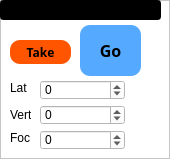
     <widget class="QFrame" name="frame_9">
      <property name="styleSheet">
       <string notr="true">background-color: rgb(255, 255, 255);</string>
      </property>
      <property name="frameShape">
       <enum>QFrame::StyledPanel</enum>
      </property>
      <property name="frameShadow">
       <enum>QFrame::Raised</enum>
      </property>
      <widget class="QPushButton" name="take5">
       <property name="geometry">
        <rect>
         <x>10</x>
         <y>40</y>
         <width>61</width>
         <height>24</height>
        </rect>
       </property>
       <property name="font">
        <font>
         <family>Trebuchet MS</family>
         <weight>75</weight>
         <bold>true</bold>
        </font>
       </property>
       <property name="styleSheet">
        <string notr="true">background-color:  rgb(255, 85, 0);
border-radius:10px</string>
       </property>
       <property name="text">
        <string>Take</string>
       </property>
      </widget>
      <widget class="QSpinBox" name="ABSLatref5">
       <property name="geometry">
        <rect>
         <x>40</x>
         <y>80</y>
         <width>85</width>
         <height>20</height>
        </rect>
       </property>
       <property name="minimum">
        <number>-1000000000</number>
       </property>
       <property name="maximum">
        <number>1000000000</number>
       </property>
       <property name="singleStep">
        <number>1000</number>
       </property>
      </widget>
      <widget class="QLineEdit" name="posText5">
       <property name="geometry">
        <rect>
         <x>0</x>
         <y>0</y>
         <width>161</width>
         <height>20</height>
        </rect>
       </property>
       <property name="font">
        <font>
         <family>Arial</family>
         <pointsize>12</pointsize>
         <weight>75</weight>
         <bold>true</bold>
        </font>
       </property>
       <property name="styleSheet">
        <string notr="true">background-color: rgb(0, 0, 0);
color: rgb(255, 255, 0);</string>
       </property>
       <property name="text">
        <string/>
       </property>
      </widget>
      <widget class="QSpinBox" name="ABSFocref5">
       <property name="geometry">
        <rect>
         <x>40</x>
         <y>130</y>
         <width>85</width>
         <height>20</height>
        </rect>
       </property>
       <property name="minimum">
        <number>-1000000000</number>
       </property>
       <property name="maximum">
        <number>1000000000</number>
       </property>
       <property name="singleStep">
        <number>1000</number>
       </property>
      </widget>
      <widget class="QLabel" name="label_24">
       <property name="geometry">
        <rect>
         <x>10</x>
         <y>80</y>
         <width>21</width>
         <height>16</height>
        </rect>
       </property>
       <property name="styleSheet">
        <string notr="true">background-color: rgb(255, 255, 255);</string>
       </property>
       <property name="text">
        <string>Lat</string>
       </property>
      </widget>
      <widget class="QSpinBox" name="ABSVertref5">
       <property name="geometry">
        <rect>
         <x>40</x>
         <y>105</y>
         <width>85</width>
         <height>20</height>
        </rect>
       </property>
       <property name="minimum">
        <number>-1000000000</number>
       </property>
       <property name="maximum">
        <number>1000000000</number>
       </property>
       <property name="singleStep">
        <number>1000</number>
       </property>
      </widget>
      <widget class="QPushButton" name="Pos5">
       <property name="geometry">
        <rect>
         <x>80</x>
         <y>25</y>
         <width>61</width>
         <height>51</height>
        </rect>
       </property>
       <property name="palette">
        <palette>
         <active>
          <colorrole role="WindowText">
           <brush brushstyle="SolidPattern">
            <color alpha="255">
             <red>0</red>
             <green>0</green>
             <blue>0</blue>
            </color>
           </brush>
          </colorrole>
          <colorrole role="Button">
           <brush brushstyle="SolidPattern">
            <color alpha="255">
             <red>85</red>
             <green>170</green>
             <blue>255</blue>
            </color>
           </brush>
          </colorrole>
          <colorrole role="Light">
           <brush brushstyle="SolidPattern">
            <color alpha="255">
             <red>154</red>
             <green>154</green>
             <blue>255</blue>
            </color>
           </brush>
          </colorrole>
          <colorrole role="Midlight">
           <brush brushstyle="SolidPattern">
            <color alpha="255">
             <red>102</red>
             <green>102</green>
             <blue>245</blue>
            </color>
           </brush>
          </colorrole>
          <colorrole role="Dark">
           <brush brushstyle="SolidPattern">
            <color alpha="255">
             <red>25</red>
             <green>25</green>
             <blue>118</blue>
            </color>
           </brush>
          </colorrole>
          <colorrole role="Mid">
           <brush brushstyle="SolidPattern">
            <color alpha="255">
             <red>34</red>
             <green>34</green>
             <blue>157</blue>
            </color>
           </brush>
          </colorrole>
          <colorrole role="Text">
           <brush brushstyle="SolidPattern">
            <color alpha="255">
             <red>0</red>
             <green>0</green>
             <blue>0</blue>
            </color>
           </brush>
          </colorrole>
          <colorrole role="BrightText">
           <brush brushstyle="SolidPattern">
            <color alpha="255">
             <red>255</red>
             <green>255</green>
             <blue>255</blue>
            </color>
           </brush>
          </colorrole>
          <colorrole role="ButtonText">
           <brush brushstyle="SolidPattern">
            <color alpha="255">
             <red>0</red>
             <green>0</green>
             <blue>0</blue>
            </color>
           </brush>
          </colorrole>
          <colorrole role="Base">
           <brush brushstyle="SolidPattern">
            <color alpha="255">
             <red>85</red>
             <green>170</green>
             <blue>255</blue>
            </color>
           </brush>
          </colorrole>
          <colorrole role="Window">
           <brush brushstyle="SolidPattern">
            <color alpha="255">
             <red>85</red>
             <green>170</green>
             <blue>255</blue>
            </color>
           </brush>
          </colorrole>
          <colorrole role="Shadow">
           <brush brushstyle="SolidPattern">
            <color alpha="255">
             <red>0</red>
             <green>0</green>
             <blue>0</blue>
            </color>
           </brush>
          </colorrole>
          <colorrole role="AlternateBase">
           <brush brushstyle="SolidPattern">
            <color alpha="255">
             <red>153</red>
             <green>153</green>
             <blue>245</blue>
            </color>
           </brush>
          </colorrole>
          <colorrole role="ToolTipBase">
           <brush brushstyle="SolidPattern">
            <color alpha="255">
             <red>255</red>
             <green>255</green>
             <blue>220</blue>
            </color>
           </brush>
          </colorrole>
          <colorrole role="ToolTipText">
           <brush brushstyle="SolidPattern">
            <color alpha="255">
             <red>0</red>
             <green>0</green>
             <blue>0</blue>
            </color>
           </brush>
          </colorrole>
         </active>
         <inactive>
          <colorrole role="WindowText">
           <brush brushstyle="SolidPattern">
            <color alpha="255">
             <red>0</red>
             <green>0</green>
             <blue>0</blue>
            </color>
           </brush>
          </colorrole>
          <colorrole role="Button">
           <brush brushstyle="SolidPattern">
            <color alpha="255">
             <red>85</red>
             <green>170</green>
             <blue>255</blue>
            </color>
           </brush>
          </colorrole>
          <colorrole role="Light">
           <brush brushstyle="SolidPattern">
            <color alpha="255">
             <red>154</red>
             <green>154</green>
             <blue>255</blue>
            </color>
           </brush>
          </colorrole>
          <colorrole role="Midlight">
           <brush brushstyle="SolidPattern">
            <color alpha="255">
             <red>102</red>
             <green>102</green>
             <blue>245</blue>
            </color>
           </brush>
          </colorrole>
          <colorrole role="Dark">
           <brush brushstyle="SolidPattern">
            <color alpha="255">
             <red>25</red>
             <green>25</green>
             <blue>118</blue>
            </color>
           </brush>
          </colorrole>
          <colorrole role="Mid">
           <brush brushstyle="SolidPattern">
            <color alpha="255">
             <red>34</red>
             <green>34</green>
             <blue>157</blue>
            </color>
           </brush>
          </colorrole>
          <colorrole role="Text">
           <brush brushstyle="SolidPattern">
            <color alpha="255">
             <red>0</red>
             <green>0</green>
             <blue>0</blue>
            </color>
           </brush>
          </colorrole>
          <colorrole role="BrightText">
           <brush brushstyle="SolidPattern">
            <color alpha="255">
             <red>255</red>
             <green>255</green>
             <blue>255</blue>
            </color>
           </brush>
          </colorrole>
          <colorrole role="ButtonText">
           <brush brushstyle="SolidPattern">
            <color alpha="255">
             <red>0</red>
             <green>0</green>
             <blue>0</blue>
            </color>
           </brush>
          </colorrole>
          <colorrole role="Base">
           <brush brushstyle="SolidPattern">
            <color alpha="255">
             <red>85</red>
             <green>170</green>
             <blue>255</blue>
            </color>
           </brush>
          </colorrole>
          <colorrole role="Window">
           <brush brushstyle="SolidPattern">
            <color alpha="255">
             <red>85</red>
             <green>170</green>
             <blue>255</blue>
            </color>
           </brush>
          </colorrole>
          <colorrole role="Shadow">
           <brush brushstyle="SolidPattern">
            <color alpha="255">
             <red>0</red>
             <green>0</green>
             <blue>0</blue>
            </color>
           </brush>
          </colorrole>
          <colorrole role="AlternateBase">
           <brush brushstyle="SolidPattern">
            <color alpha="255">
             <red>153</red>
             <green>153</green>
             <blue>245</blue>
            </color>
           </brush>
          </colorrole>
          <colorrole role="ToolTipBase">
           <brush brushstyle="SolidPattern">
            <color alpha="255">
             <red>255</red>
             <green>255</green>
             <blue>220</blue>
            </color>
           </brush>
          </colorrole>
          <colorrole role="ToolTipText">
           <brush brushstyle="SolidPattern">
            <color alpha="255">
             <red>0</red>
             <green>0</green>
             <blue>0</blue>
            </color>
           </brush>
          </colorrole>
         </inactive>
         <disabled>
          <colorrole role="WindowText">
           <brush brushstyle="SolidPattern">
            <color alpha="255">
             <red>25</red>
             <green>25</green>
             <blue>118</blue>
            </color>
           </brush>
          </colorrole>
          <colorrole role="Button">
           <brush brushstyle="SolidPattern">
            <color alpha="255">
             <red>85</red>
             <green>170</green>
             <blue>255</blue>
            </color>
           </brush>
          </colorrole>
          <colorrole role="Light">
           <brush brushstyle="SolidPattern">
            <color alpha="255">
             <red>154</red>
             <green>154</green>
             <blue>255</blue>
            </color>
           </brush>
          </colorrole>
          <colorrole role="Midlight">
           <brush brushstyle="SolidPattern">
            <color alpha="255">
             <red>102</red>
             <green>102</green>
             <blue>245</blue>
            </color>
           </brush>
          </colorrole>
          <colorrole role="Dark">
           <brush brushstyle="SolidPattern">
            <color alpha="255">
             <red>25</red>
             <green>25</green>
             <blue>118</blue>
            </color>
           </brush>
          </colorrole>
          <colorrole role="Mid">
           <brush brushstyle="SolidPattern">
            <color alpha="255">
             <red>34</red>
             <green>34</green>
             <blue>157</blue>
            </color>
           </brush>
          </colorrole>
          <colorrole role="Text">
           <brush brushstyle="SolidPattern">
            <color alpha="255">
             <red>25</red>
             <green>25</green>
             <blue>118</blue>
            </color>
           </brush>
          </colorrole>
          <colorrole role="BrightText">
           <brush brushstyle="SolidPattern">
            <color alpha="255">
             <red>255</red>
             <green>255</green>
             <blue>255</blue>
            </color>
           </brush>
          </colorrole>
          <colorrole role="ButtonText">
           <brush brushstyle="SolidPattern">
            <color alpha="255">
             <red>25</red>
             <green>25</green>
             <blue>118</blue>
            </color>
           </brush>
          </colorrole>
          <colorrole role="Base">
           <brush brushstyle="SolidPattern">
            <color alpha="255">
             <red>85</red>
             <green>170</green>
             <blue>255</blue>
            </color>
           </brush>
          </colorrole>
          <colorrole role="Window">
           <brush brushstyle="SolidPattern">
            <color alpha="255">
             <red>85</red>
             <green>170</green>
             <blue>255</blue>
            </color>
           </brush>
          </colorrole>
          <colorrole role="Shadow">
           <brush brushstyle="SolidPattern">
            <color alpha="255">
             <red>0</red>
             <green>0</green>
             <blue>0</blue>
            </color>
           </brush>
          </colorrole>
          <colorrole role="AlternateBase">
           <brush brushstyle="SolidPattern">
            <color alpha="255">
             <red>51</red>
             <green>51</green>
             <blue>236</blue>
            </color>
           </brush>
          </colorrole>
          <colorrole role="ToolTipBase">
           <brush brushstyle="SolidPattern">
            <color alpha="255">
             <red>255</red>
             <green>255</green>
             <blue>220</blue>
            </color>
           </brush>
          </colorrole>
          <colorrole role="ToolTipText">
           <brush brushstyle="SolidPattern">
            <color alpha="255">
             <red>0</red>
             <green>0</green>
             <blue>0</blue>
            </color>
           </brush>
          </colorrole>
         </disabled>
        </palette>
       </property>
       <property name="font">
        <font>
         <family>Trebuchet MS</family>
         <pointsize>12</pointsize>
         <weight>75</weight>
         <bold>true</bold>
        </font>
       </property>
       <property name="styleSheet">
        <string notr="true">background-color: rgb(85, 170, 255);
border-radius:10px</string>
       </property>
       <property name="text">
        <string>Go</string>
       </property>
      </widget>
      <widget class="QLabel" name="label_25">
       <property name="geometry">
        <rect>
         <x>10</x>
         <y>107</y>
         <width>21</width>
         <height>16</height>
        </rect>
       </property>
       <property name="styleSheet">
        <string notr="true">background-color: rgb(255, 255, 255);</string>
       </property>
       <property name="text">
        <string>Vert</string>
       </property>
      </widget>
      <widget class="QLabel" name="label_26">
       <property name="geometry">
        <rect>
         <x>10</x>
         <y>130</y>
         <width>20</width>
         <height>16</height>
        </rect>
       </property>
       <property name="styleSheet">
        <string notr="true">background-color: rgb(255, 255, 255);</string>
       </property>
       <property name="text">
        <string>Foc</string>
       </property>
      </widget>
     </widget>
